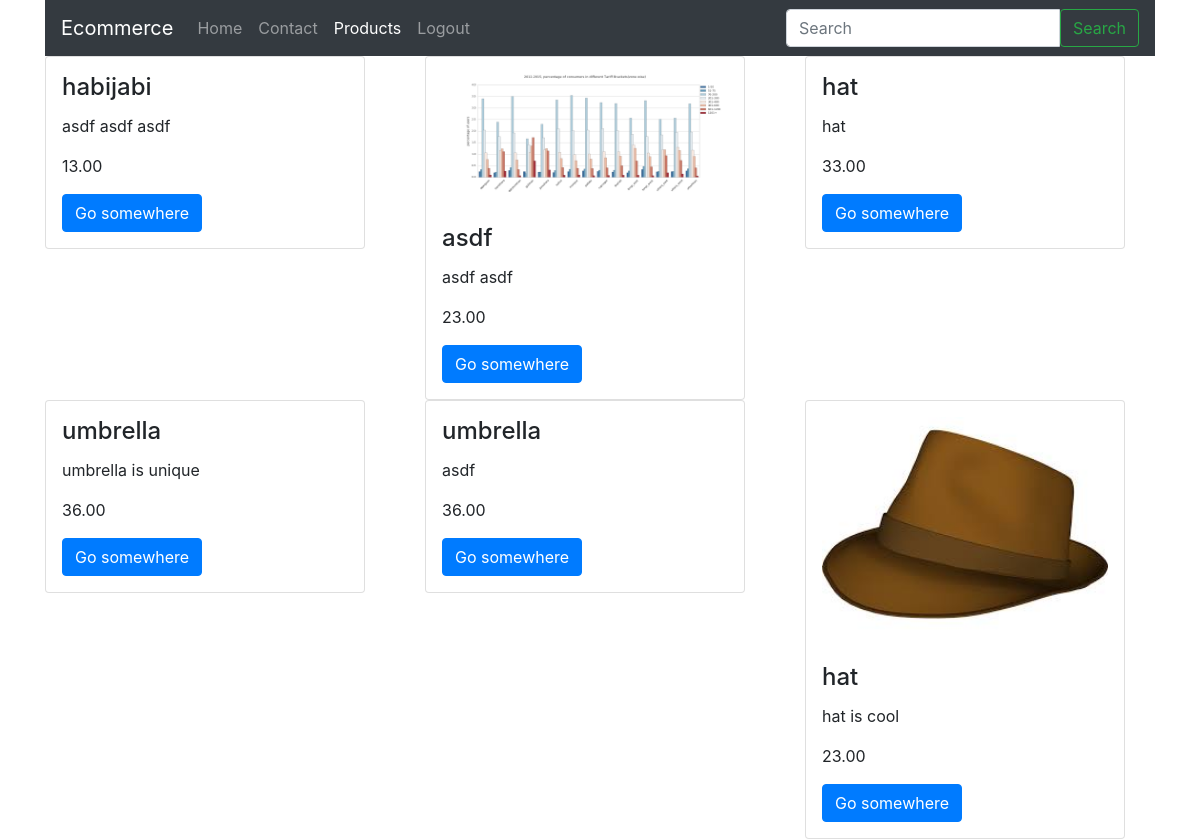
Screenshot of /products/ with the database file from the repository.
### products/models.py (models this page shows, shortened)
class Product(models.Model):
    title = models.CharField(max_length=255)
    slug = models.SlugField(blank=True, unique=True)
    description = models.TextField()
    price = models.DecimalField(max_digits=19, decimal_places=2)
    image = models.ImageField(upload_to="products/", null=True, blank=True)
    featured = models.BooleanField(default=False)
    objects = ProductManager()

### products/views.py (the view)
class ProductListView(ListView):
    queryset = Product.objects.all()
    template_name = "products/list.html"
    def get_context_data(self, *args, **kwargs):
        context = super(ProductListView, self).get_context_data(*args, **kwargs)
        return context

### templates/products/list.html
{% extends 'base.html' %}
{% block content %}
    <div class="row">
        {% for obj in object_list %}
            <div class="col">
                {% include 'products/snippets/card.html' with instance=obj %}
            </div>
        {% endfor %}
    </div>
{% endblock %}

### templates/products/snippets/card.html
<div class="card" style="width: 20rem;">
    {% if instance.image %}
        <img class="card-img-top  px-3 py-3" src="{{ instance.image.url }}" alt="Card image cap">
    {% endif %}
    <div class="card-block px-3 py-3">
        <h4 class="card-title">{{ instance.title }}</h4>
        <p class="card-text">
            {{ instance.description | truncatewords:14}}
        </p>
        <p class="card-text">
            {{ instance.price }}
        </p>
        <a href="{{ instance.slug }}" class="btn btn-primary">Go somewhere</a>
    </div>
</div>

### rows the page displays
Product: title "habijabi", description "asdf asdf asdf", price "13.00"
Product: image (picture), title "asdf", description "asdf asdf", price "23.00"
Product: title "hat", description "hat", price "33.00"
Product: title "umbrella", description "umbrella is unique", price "36.00"
Product: title "umbrella", description "asdf", price "36.00"
Product: image (picture), title "hat", description "hat is cool", price "23.00"
